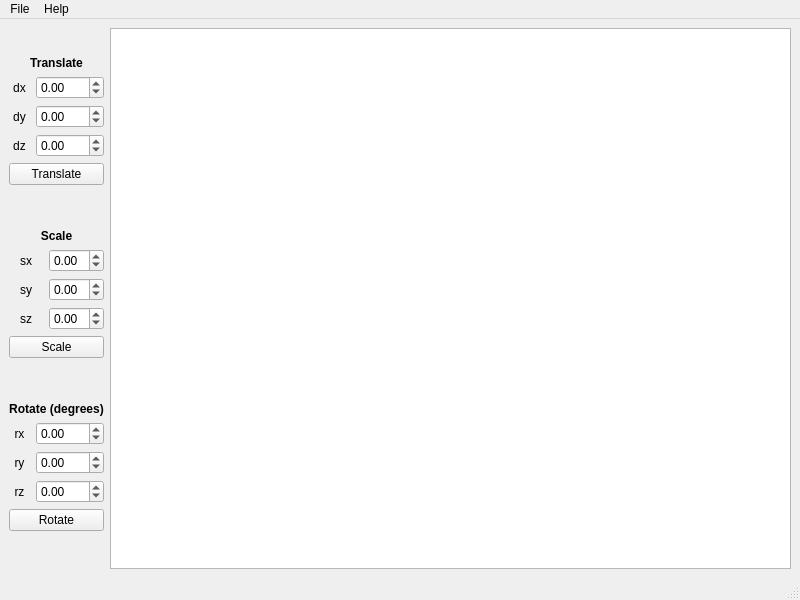
<?xml version="1.0" encoding="UTF-8"?>
<ui version="4.0">
 <class>MainWindow</class>
 <widget class="QMainWindow" name="MainWindow">
  <property name="geometry">
   <rect>
    <x>0</x>
    <y>0</y>
    <width>800</width>
    <height>600</height>
   </rect>
  </property>
  <property name="windowTitle">
   <string>MainWindow</string>
  </property>
  <widget class="QWidget" name="centralwidget">
   <layout class="QHBoxLayout" name="horizontalLayout">
    <item>
     <layout class="QVBoxLayout" name="leftLayout">
      <property name="leftMargin">
       <number>0</number>
      </property>
      <item>
       <layout class="QVBoxLayout" name="translateLayout">
        <property name="leftMargin">
         <number>0</number>
        </property>
        <property name="bottomMargin">
         <number>10</number>
        </property>
        <item>
         <widget class="QLabel" name="translateLabel">
          <property name="sizePolicy">
           <sizepolicy hsizetype="Preferred" vsizetype="Maximum">
            <horstretch>0</horstretch>
            <verstretch>0</verstretch>
           </sizepolicy>
          </property>
          <property name="font">
           <font>
            <weight>75</weight>
            <bold>true</bold>
           </font>
          </property>
          <property name="text">
           <string>Translate</string>
          </property>
          <property name="alignment">
           <set>Qt::AlignCenter</set>
          </property>
         </widget>
        </item>
        <item>
         <layout class="QHBoxLayout" name="dxLayout">
          <item>
           <widget class="QLabel" name="dxLabel">
            <property name="text">
             <string>dx</string>
            </property>
            <property name="alignment">
             <set>Qt::AlignCenter</set>
            </property>
           </widget>
          </item>
          <item>
           <widget class="QDoubleSpinBox" name="dxDoubleSpinBox">
            <property name="minimum">
             <double>-100.000000000000000</double>
            </property>
            <property name="maximum">
             <double>100.000000000000000</double>
            </property>
           </widget>
          </item>
         </layout>
        </item>
        <item>
         <layout class="QHBoxLayout" name="dyLayout">
          <item>
           <widget class="QLabel" name="dyLabel">
            <property name="text">
             <string>dy</string>
            </property>
            <property name="alignment">
             <set>Qt::AlignCenter</set>
            </property>
           </widget>
          </item>
          <item>
           <widget class="QDoubleSpinBox" name="dyDoubleSpinBox">
            <property name="minimum">
             <double>-100.000000000000000</double>
            </property>
            <property name="maximum">
             <double>100.000000000000000</double>
            </property>
           </widget>
          </item>
         </layout>
        </item>
        <item>
         <layout class="QHBoxLayout" name="dzLayout">
          <item>
           <widget class="QLabel" name="dzLabel">
            <property name="text">
             <string>dz</string>
            </property>
            <property name="alignment">
             <set>Qt::AlignCenter</set>
            </property>
           </widget>
          </item>
          <item>
           <widget class="QDoubleSpinBox" name="dzDoubleSpinBox">
            <property name="minimum">
             <double>-100.000000000000000</double>
            </property>
            <property name="maximum">
             <double>100.000000000000000</double>
            </property>
           </widget>
          </item>
         </layout>
        </item>
        <item>
         <widget class="QPushButton" name="translateButton">
          <property name="text">
           <string>Translate</string>
          </property>
         </widget>
        </item>
       </layout>
      </item>
      <item>
       <layout class="QVBoxLayout" name="scaleLayout">
        <property name="bottomMargin">
         <number>10</number>
        </property>
        <item>
         <widget class="QLabel" name="scaleLabel">
          <property name="sizePolicy">
           <sizepolicy hsizetype="Preferred" vsizetype="Maximum">
            <horstretch>0</horstretch>
            <verstretch>0</verstretch>
           </sizepolicy>
          </property>
          <property name="font">
           <font>
            <weight>75</weight>
            <bold>true</bold>
           </font>
          </property>
          <property name="text">
           <string>Scale</string>
          </property>
          <property name="textFormat">
           <enum>Qt::AutoText</enum>
          </property>
          <property name="alignment">
           <set>Qt::AlignCenter</set>
          </property>
         </widget>
        </item>
        <item>
         <layout class="QHBoxLayout" name="sxLayout">
          <item>
           <widget class="QLabel" name="sxLabel">
            <property name="text">
             <string>sx</string>
            </property>
            <property name="alignment">
             <set>Qt::AlignCenter</set>
            </property>
           </widget>
          </item>
          <item>
           <widget class="QDoubleSpinBox" name="sxDoubleSpinBox">
            <property name="sizePolicy">
             <sizepolicy hsizetype="Minimum" vsizetype="Fixed">
              <horstretch>0</horstretch>
              <verstretch>0</verstretch>
             </sizepolicy>
            </property>
            <property name="minimum">
             <double>-2.000000000000000</double>
            </property>
            <property name="maximum">
             <double>2.000000000000000</double>
            </property>
            <property name="singleStep">
             <double>0.100000000000000</double>
            </property>
           </widget>
          </item>
         </layout>
        </item>
        <item>
         <layout class="QHBoxLayout" name="syLayout">
          <item>
           <widget class="QLabel" name="syLabel">
            <property name="text">
             <string>sy</string>
            </property>
            <property name="alignment">
             <set>Qt::AlignCenter</set>
            </property>
           </widget>
          </item>
          <item>
           <widget class="QDoubleSpinBox" name="syDoubleSpinBox">
            <property name="minimum">
             <double>-2.000000000000000</double>
            </property>
            <property name="maximum">
             <double>2.000000000000000</double>
            </property>
            <property name="singleStep">
             <double>0.100000000000000</double>
            </property>
           </widget>
          </item>
         </layout>
        </item>
        <item>
         <layout class="QHBoxLayout" name="szLayout">
          <item>
           <widget class="QLabel" name="szLabel">
            <property name="text">
             <string>sz</string>
            </property>
            <property name="alignment">
             <set>Qt::AlignCenter</set>
            </property>
           </widget>
          </item>
          <item>
           <widget class="QDoubleSpinBox" name="szDoubleSpinBox">
            <property name="minimum">
             <double>-2.000000000000000</double>
            </property>
            <property name="maximum">
             <double>2.000000000000000</double>
            </property>
            <property name="singleStep">
             <double>0.100000000000000</double>
            </property>
           </widget>
          </item>
         </layout>
        </item>
        <item>
         <widget class="QPushButton" name="scaleButton">
          <property name="text">
           <string>Scale</string>
          </property>
         </widget>
        </item>
       </layout>
      </item>
      <item>
       <layout class="QVBoxLayout" name="rotateLayout">
        <property name="bottomMargin">
         <number>10</number>
        </property>
        <item>
         <widget class="QLabel" name="rotateLabel">
          <property name="sizePolicy">
           <sizepolicy hsizetype="Preferred" vsizetype="Maximum">
            <horstretch>0</horstretch>
            <verstretch>0</verstretch>
           </sizepolicy>
          </property>
          <property name="font">
           <font>
            <weight>75</weight>
            <bold>true</bold>
           </font>
          </property>
          <property name="text">
           <string>Rotate (degrees)</string>
          </property>
          <property name="alignment">
           <set>Qt::AlignCenter</set>
          </property>
         </widget>
        </item>
        <item>
         <layout class="QHBoxLayout" name="rxLayout">
          <item>
           <widget class="QLabel" name="rxLabel">
            <property name="text">
             <string>rx</string>
            </property>
            <property name="alignment">
             <set>Qt::AlignCenter</set>
            </property>
           </widget>
          </item>
          <item>
           <widget class="QDoubleSpinBox" name="rxDoubleSpinBox">
            <property name="minimum">
             <double>-360.000000000000000</double>
            </property>
            <property name="maximum">
             <double>360.000000000000000</double>
            </property>
            <property name="singleStep">
             <double>5.000000000000000</double>
            </property>
           </widget>
          </item>
         </layout>
        </item>
        <item>
         <layout class="QHBoxLayout" name="ryLayout">
          <item>
           <widget class="QLabel" name="ryLabel">
            <property name="text">
             <string>ry</string>
            </property>
            <property name="alignment">
             <set>Qt::AlignCenter</set>
            </property>
           </widget>
          </item>
          <item>
           <widget class="QDoubleSpinBox" name="ryDoubleSpinBox">
            <property name="minimum">
             <double>-360.000000000000000</double>
            </property>
            <property name="maximum">
             <double>360.000000000000000</double>
            </property>
            <property name="singleStep">
             <double>5.000000000000000</double>
            </property>
           </widget>
          </item>
         </layout>
        </item>
        <item>
         <layout class="QHBoxLayout" name="rzLayout">
          <item>
           <widget class="QLabel" name="rzLabel">
            <property name="text">
             <string>rz</string>
            </property>
            <property name="alignment">
             <set>Qt::AlignCenter</set>
            </property>
           </widget>
          </item>
          <item>
           <widget class="QDoubleSpinBox" name="rzDoubleSpinBox">
            <property name="minimum">
             <double>-360.000000000000000</double>
            </property>
            <property name="maximum">
             <double>360.000000000000000</double>
            </property>
            <property name="singleStep">
             <double>5.000000000000000</double>
            </property>
           </widget>
          </item>
         </layout>
        </item>
        <item>
         <widget class="QPushButton" name="rotateButton">
          <property name="text">
           <string>Rotate</string>
          </property>
         </widget>
        </item>
       </layout>
      </item>
     </layout>
    </item>
    <item>
     <widget class="QGraphicsView" name="graphicsView"/>
    </item>
   </layout>
  </widget>
  <widget class="QMenuBar" name="menubar">
   <property name="geometry">
    <rect>
     <x>0</x>
     <y>0</y>
     <width>800</width>
     <height>20</height>
    </rect>
   </property>
   <widget class="QMenu" name="menuFile">
    <property name="title">
     <string>File</string>
    </property>
    <addaction name="actionLoad"/>
    <addaction name="actionSave"/>
   </widget>
   <widget class="QMenu" name="menuHelp">
    <property name="title">
     <string>Help</string>
    </property>
    <addaction name="actionAbout"/>
   </widget>
   <addaction name="menuFile"/>
   <addaction name="menuHelp"/>
  </widget>
  <widget class="QStatusBar" name="statusbar"/>
  <action name="actionLoad">
   <property name="text">
    <string>Load</string>
   </property>
  </action>
  <action name="actionSave">
   <property name="text">
    <string>Save</string>
   </property>
  </action>
  <action name="actionAbout">
   <property name="text">
    <string>About</string>
   </property>
  </action>
 </widget>
 <resources/>
 <connections/>
</ui>
